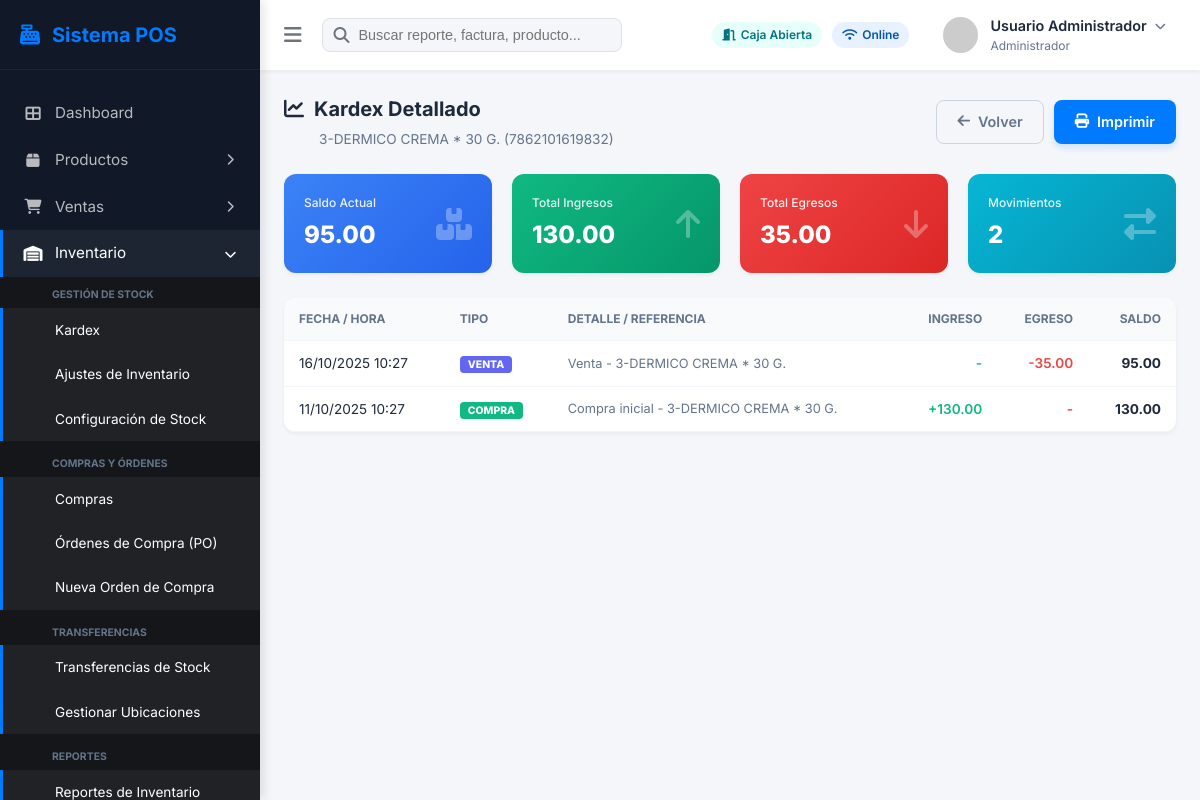
Page /modules/inventario/kardex_detalle.php?id=1 on the committed database.
### tables this page shows
CREATE TABLE IF NOT EXISTS `productos` (
  `id` bigint unsigned NOT NULL AUTO_INCREMENT,
  `nombre` varchar(255) NOT NULL,
  `codigoPrincipal` varchar(50) NOT NULL,
  `codigoAuxiliar` varchar(50) DEFAULT NULL,
  `descripcion` text,
  `observaciones` text,
  `registroSanitario` varchar(50) DEFAULT NULL,
  `fechaCaducidad` date DEFAULT NULL,
  `idTipoProducto` int unsigned NOT NULL DEFAULT '1',
  `idClaseProducto` int unsigned NOT NULL DEFAULT '1',
  `idCategoria` int unsigned NOT NULL DEFAULT '1',
  `idSubcategoria` int unsigned NOT NULL DEFAULT '1',
  `idSubnivel` int unsigned DEFAULT NULL,
  `idMarca` int unsigned NOT NULL DEFAULT '1',
  `idLaboratorio` int unsigned DEFAULT '1',
  `stock` decimal(12,2) NOT NULL DEFAULT '0.00',
  `stockMinimo` decimal(12,2) DEFAULT '0.00',
  `stockMaximo` decimal(12,2) DEFAULT '0.00',
  `costoUnidad` decimal(12,4) NOT NULL DEFAULT '0.0000',
  `costoCaja` decimal(12,4) NOT NULL DEFAULT '0.0000',
  `pvpUnidad` decimal(12,4) NOT NULL DEFAULT '0.0000',
  `esDivisible` tinyint(1) NOT NULL DEFAULT '0',
  `esPsicotropico` tinyint(1) NOT NULL DEFAULT '0',
  `requiereCadenaFrio` tinyint(1) NOT NULL DEFAULT '0',
  `requiereSeguimiento` tinyint(1) NOT NULL DEFAULT '0',
  `calculoABCManual` tinyint(1) NOT NULL DEFAULT '0',
  `clasificacionABC` char(1) DEFAULT NULL,
  `activo` tinyint(1) NOT NULL DEFAULT '1',
  `creadoPor` int unsigned NOT NULL,
  `creadoDate` datetime NOT NULL,
  `editadoPor` int unsigned DEFAULT NULL,
  `editadoDate` datetime DEFAULT NULL,
  `anulado` tinyint(1) NOT NULL DEFAULT '0',
  `anuladoPor` int unsigned DEFAULT NULL,
  `anuladoDate` datetime DEFAULT NULL,
  `precioVenta` decimal(12,4) NOT NULL DEFAULT '0.0000',
  PRIMARY KEY (`id`),
  UNIQUE KEY `uq_productos_codigoPrincipal` (`codigoPrincipal`),
  KEY `fk_prod_tipo` (`idTipoProducto`),
  KEY `fk_prod_clase` (`idClaseProducto`),
  KEY `fk_prod_categoria` (`idCategoria`),
  KEY `fk_prod_subcategoria` (`idSubcategoria`),
  KEY `fk_prod_subnivel` (`idSubnivel`),
  KEY `fk_prod_marca` (`idMarca`),
  KEY `fk_prod_laboratorio` (`idLaboratorio`),
  KEY `idx_fecha_caducidad` (`fechaCaducidad`),
  CONSTRAINT `fk_prod_categoria` FOREIGN KEY (`idCategoria`) REFERENCES `categorias` (`id`),
  CONSTRAINT `fk_prod_clase` FOREIGN KEY (`idClaseProducto`) REFERENCES `clases_producto` (`id`),
  CONSTRAINT `fk_prod_laboratorio` FOREIGN KEY (`idLaboratorio`) REFERENCES `laboratorios` (`id`),
  CONSTRAINT `fk_prod_marca` FOREIGN KEY (`idMarca`) REFERENCES `marcas` (`id`),
  CONSTRAINT `fk_prod_subcategoria` FOREIGN KEY (`idSubcategoria`) REFERENCES `subcategorias` (`id`),
  CONSTRAINT `fk_prod_subnivel` FOREIGN KEY (`idSubnivel`) REFERENCES `subniveles_producto` (`id`),
  CONSTRAINT `fk_prod_tipo` FOREIGN KEY (`idTipoProducto`) REFERENCES `tipos_producto` (`id`)
);

CREATE TABLE IF NOT EXISTS `kardex_movimientos` (
  `id` bigint unsigned NOT NULL AUTO_INCREMENT,
  `idProducto` int unsigned NOT NULL,
  `fecha` datetime NOT NULL DEFAULT CURRENT_TIMESTAMP,
  `tipoMovimiento` varchar(100) NOT NULL COMMENT 'Ej: VENTA, COMPRA, AJUSTE INGRESO, AJUSTE EGRESO, DEVOLUCIÓN',
  `detalle` varchar(300) NOT NULL COMMENT 'Ej: Factura Venta N° 001-001-12345',
  `ingreso` decimal(12,2) NOT NULL DEFAULT '0.00',
  `egreso` decimal(12,2) NOT NULL DEFAULT '0.00',
  `saldo` decimal(12,2) NOT NULL COMMENT 'Saldo del producto DESPUÉS de este movimiento',
  `idUbicacion` int DEFAULT NULL COMMENT 'ID de la ubicación donde ocurrió el movimiento',
  PRIMARY KEY (`id`),
  KEY `fk_kardex_producto_idx` (`idProducto`),
  CONSTRAINT `fk_kardex_producto` FOREIGN KEY (`id`) REFERENCES `productos` (`id`) ON DELETE CASCADE
);

### modules/inventario/kardex_detalle.php (the view, shortened to what this page needs)
<?php
require_once '../../includes/db.php';
$idProducto = isset($_GET['id']) ? (int) $_GET['id'] : 0;
try {
    $stmt = $pdo->prepare("SELECT nombre, codigoPrincipal FROM productos WHERE id = ?");
    $stmt->execute([$idProducto]);
    $producto = $stmt->fetch(PDO::FETCH_ASSOC);
    $stats_query = "SELECT
                        COUNT(*) as total,
                        SUM(ingreso) as total_entradas,
                        SUM(egreso) as total_salidas,
                        (SELECT saldo FROM kardex_movimientos WHERE idProducto = :id_sub ORDER BY fecha DESC, id DESC LIMIT 1) as saldo_actual
                    FROM kardex_movimientos
                    WHERE idProducto = :id_main";
    $stmt_stats = $pdo->prepare($stats_query);
    $stmt_stats->execute([':id_sub' => $idProducto, ':id_main' => $idProducto]);
    $stats = $stmt_stats->fetch(PDO::FETCH_ASSOC);
    $query = "SELECT * FROM kardex_movimientos
              WHERE idProducto = :id
              ORDER BY fecha DESC, id DESC";
    $stmt = $pdo->prepare($query);
    $stmt->execute([':id' => $idProducto]);
    $movimientos = $stmt->fetchAll(PDO::FETCH_ASSOC);
} catch (PDOException $e) {
    $error = $e->getMessage();
    $movimientos = [];
    $stats = ['total' => 0, 'total_entradas' => 0, 'total_salidas' => 0, 'saldo_actual' => 0];
    if (isset($_GET['ajax'])) {
        echo "Error en la base de datos: " . htmlspecialchars($error);
        exit;
    }
}
    ?>
<!DOCTYPE html>
<html lang="es">
<head>
    <link rel="stylesheet" href="https://cdnjs.cloudflare.com/ajax/libs/font-awesome/6.4.0/css/all.min.css">
    <link rel="stylesheet" href="../../assets/css/style.css">
</head>
<body>
    <div class="app-container">
        <?php
        $root = '../../';
        include $root . 'includes/sidebar.php';
        ?>
        <main class="main-content">
            <?php include $root . 'includes/navbar.php'; ?>
            <div class="content-wrapper">
                <div class="kardex-header">
                    <div class="kardex-title">
                        <h1><i class="fas fa-chart-line"></i> Kardex Detallado</h1>
                        <p><?php echo htmlspecialchars($producto['nombre']); ?>
                            (<?php echo htmlspecialchars($producto['codigoPrincipal']); ?>)</p>
                    </div>
                    <div style="display: flex; gap: 10px;">
                        <a href="kardex.php" class="btn btn-outline">
                            <i class="fas fa-arrow-left"></i> Volver
                        </a>
                        <button class="btn btn-primary">
                            <i class="fas fa-print"></i> Imprimir
                        </button>
                    </div>
                </div>
                <div class="summary-cards-kardex">
                    <div class="k-card k-blue">
                        <div class="info">
                            <h3>Saldo Actual</h3>
                            <div class="value"><?php echo number_format($stats['saldo_actual'] ?? 0, 2); ?></div>
                        </div>
                        <i class="fas fa-boxes icon"></i>
                    </div>
                    <div class="k-card k-green">
                        <div class="info">
                            <h3>Total Ingresos</h3>
                            <div class="value"><?php echo number_format($stats['total_entradas'] ?? 0, 2); ?></div>
                        </div>
                        <i class="fas fa-arrow-up icon"></i>
                    </div>
                    <div class="k-card k-red">
                        <div class="info">
                            <h3>Total Egresos</h3>
                            <div class="value"><?php echo number_format($stats['total_salidas'] ?? 0, 2); ?></div>
                        </div>
                        <i class="fas fa-arrow-down icon"></i>
                    </div>
                    <div class="k-card k-cyan">
                        <div class="info">
                            <h3>Movimientos</h3>
                            <div class="value"><?php echo number_format($stats['total'] ?? 0); ?></div>
                        </div>
                        <i class="fas fa-exchange-alt icon"></i>
                    </div>
                </div>
                <div class="table-responsive">
                    <table class="k-table">
                        <thead>
                            <tr>
                                <th>Fecha / Hora</th>
                                <th>Tipo</th>
                                <th>Detalle / Referencia</th>
                                <th style="text-align: right;">Ingreso</th>
                                <th style="text-align: right;">Egreso</th>
                                <th style="text-align: right;">Saldo</th>
                            </tr>
                        </thead>
                        <tbody>
                            <?php if (empty($movimientos)): ?>
                                <tr>
                                    <td colspan="6" style="text-align: center; padding: 40px; color: #64748b;">
                                        No hay movimientos registrados para este producto.
                                    </td>
                                </tr>
                            <?php else: ?>
                                <?php foreach ($movimientos as $m):
                                    $bg_class = 'bg-default';
                                    if (strpos($m['tipoMovimiento'], 'VENTA') !== false)
                                        $bg_class = 'bg-venta';
                                    elseif (strpos($m['tipoMovimiento'], 'COMPRA') !== false)
                                        $bg_class = 'bg-compra';
                                    elseif (strpos($m['tipoMovimiento'], 'AJUSTE') !== false)
                                        $bg_class = 'bg-ajuste';
                                    ?>
                                    <tr>
                                        <td style="white-space: nowrap;">
                                            <?php echo date('d/m/Y H:i', strtotime($m['fecha'])); ?>
                                        </td>
                                        <td>
                                            <span class="type-pill <?php echo $bg_class; ?>">
                                                <?php echo $m['tipoMovimiento']; ?>
                                            </span>
                                        </td>
                                        <td style="color: #64748b; font-size: 0.8rem;">
                                            <?php echo htmlspecialchars($m['detalle']); ?>
                                        </td>
                                        <td style="text-align: right; color: #10b981; font-weight: 600;">
                                            <?php echo $m['ingreso'] > 0 ? '+' . number_format($m['ingreso'], 2) : '-'; ?>
                                        </td>
                                        <td style="text-align: right; color: #ef4444; font-weight: 600;">
                                            <?php echo $m['egreso'] > 0 ? '-' . number_format($m['egreso'], 2) : '-'; ?>
                                        </td>
                                        <td style="text-align: right; font-weight: 700; color: #1e293b;">
                                            <?php echo number_format($m['saldo'], 2); ?>
                                        </td>
                                    </tr>
                                <?php endforeach; ?>
                            <?php endif; ?>
                        </tbody>
                    </table>
                </div>
            </div>
        </main>
    </div>
</body>
</html>

### assets/css/style.css (style rules this page uses)
:root { --primary-color: #007bff; --primary-dark: #0056b3; --primary-light: #e7f1ff; --secondary-color: #6c757d; --accent-cyan: #17a2b8; --accent-teal: #20c997; --accent-green: #28a745; --accent-orange: #fd7e14; --accent-red: #dc3545; --bg-light: #f4f6f9; --bg-white: #ffffff; --text-main: #212529; --text-muted: #6c757d; --border-color: #dee2e6; --sidebar-width: 260px; --sidebar-collapsed-width: 70px; --navbar-height: 70px; --shadow-sm: 0 2px 4px rgba(0, 0, 0, 0.05); --shadow-md: 0 4px 6px rgba(0, 0, 0, 0.08); --shadow-lg: 0 10px 15px rgba(0, 0, 0, 0.1); }
* { margin: 0; padding: 0; box-sizing: border-box; }
body { font-family: 'Inter', sans-serif; background-color: var(--bg-light); color: var(--text-main); line-height: 1.5; overflow-x: hidden; }
.app-container { display: flex; min-height: 100vh; }
.main-content { flex: 1; margin-left: var(--sidebar-width); width: calc(100% - var(--sidebar-width)); transition: margin-left 0.3s cubic-bezier(0.4, 0, 0.2, 1); min-height: 100vh; display: flex; flex-direction: column; position: relative; }
.content-wrapper { padding: 24px; flex: 1; }
.btn { display: inline-flex; align-items: center; justify-content: center; gap: 8px; padding: 10px 20px; border-radius: 8px; font-size: 0.9rem; font-weight: 600; cursor: pointer; transition: all 0.2s ease; border: 1px solid transparent; outline: none; font-family: inherit; }
.btn-primary { background: var(--primary-color); color: #fff; box-shadow: 0 4px 6px rgba(0, 123, 255, 0.15); }
.btn-outline { background: transparent; border-color: #cbd5e1; color: #64748b; }

### modules/inventario/kardex_detalle.php (style rules this page uses)
.kardex-header { display: flex; justify-content: space-between; align-items: center; margin-bottom: 25px; gap: 20px; }
.kardex-title h1 { font-size: 1.25rem; color: #1e293b; margin: 0; display: flex; align-items: center; gap: 10px; font-weight: 700; }
.kardex-title p { margin: 5px 0 0 35px; color: #64748b; font-size: 0.85rem; }
.summary-cards-kardex { display: grid; grid-template-columns: repeat(auto-fit, minmax(200px, 1fr)); gap: 20px; margin-bottom: 25px; }
.k-card { color: white; padding: 20px; border-radius: 12px; display: flex; justify-content: space-between; align-items: center; box-shadow: var(--shadow-sm); }
.k-card .info h3 { font-size: 0.75rem; font-weight: 500; margin-bottom: 5px; opacity: 0.9; }
.k-card .info .value { font-size: 1.5rem; font-weight: 800; }
.k-card .icon { font-size: 2rem; opacity: 0.3; }
.k-blue { background: linear-gradient(135deg, #3b82f6 0%, #2563eb 100%); }
.k-green { background: linear-gradient(135deg, #10b981 0%, #059669 100%); }
.k-red { background: linear-gradient(135deg, #ef4444 0%, #dc2626 100%); }
.k-cyan { background: linear-gradient(135deg, #06b6d4 0%, #0891b2 100%); }
.k-table { width: 100%; border-collapse: collapse; background: white; border-radius: 12px; overflow: hidden; box-shadow: var(--shadow-sm); }
.k-table th { background: #f8fafc; color: #64748b; text-align: left; padding: 12px 15px; font-size: 0.75rem; font-weight: 700; text-transform: uppercase; border-bottom: 1px solid #f1f5f9; }
.k-table td { padding: 12px 15px; border-bottom: 1px solid #f1f5f9; font-size: 0.85rem; color: #1e293b; }
.type-pill { padding: 2px 8px; border-radius: 4px; font-size: 0.65rem; font-weight: 800; color: white; text-transform: uppercase; }
.bg-venta { background-color: #6366f1; }
.bg-compra { background-color: #10b981; }

### rows in the picture
productos: nombre "3-DERMICO CREMA * 30 G.", codigoPrincipal "7862101619832"
kardex_movimientos: fecha "16/10/2025 10:27", tipoMovimiento "VENTA", detalle "Venta - 3-DERMICO CREMA * 30 G.", egreso "35.00", saldo "95.00"
kardex_movimientos: fecha "11/10/2025 10:27", tipoMovimiento "COMPRA", detalle "Compra inicial - 3-DERMICO CREMA * 30 G.", ingreso "130.00", saldo "130.00"

### other values in the picture
$_SESSION['user_name'] "Usuario Administrador"
$_SESSION['role'] "Administrador"
$stats['saldo_actual'] "95.00"
$stats['total_entradas'] "130.00"
$stats['total_salidas'] "35.00"
$stats['total'] "2"
